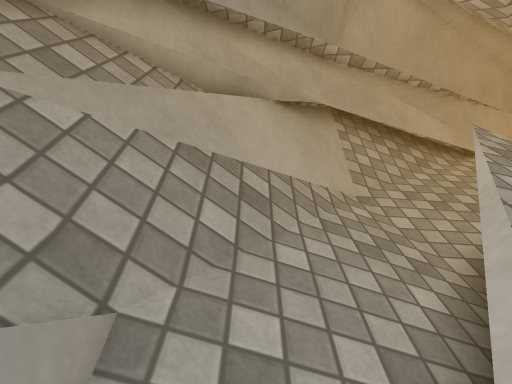
[1] (above)

15 first-person views from a walk through a Unity game level. The camera is 1.2 m above the floor, tilts 14° down and sees 80° across. The floor is counted in squares, 0.5 m on a side. Each view is taken from the middle of a square. On the plan, view 1 faces up. The plan holds only what a view shows up to about 19 squares ahead; the rest is blank. The place goes on beyond the plan. Surface patterns are stand-ins for the level's own textures.

[2]
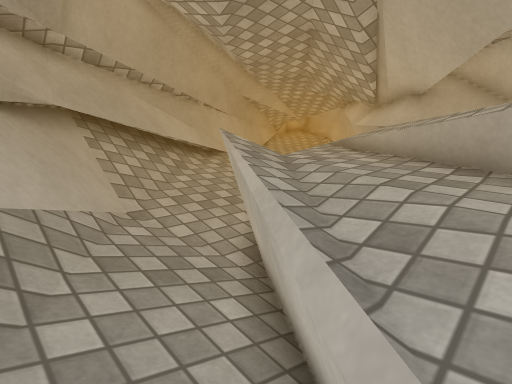

[3]
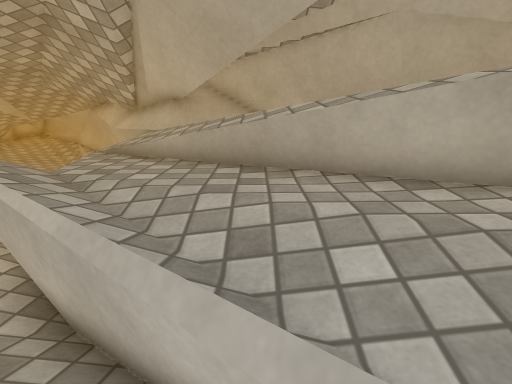

[4]
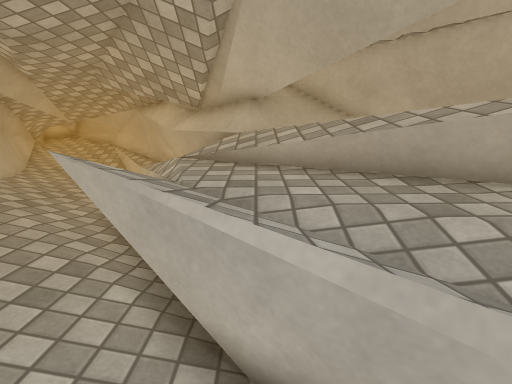

[5]
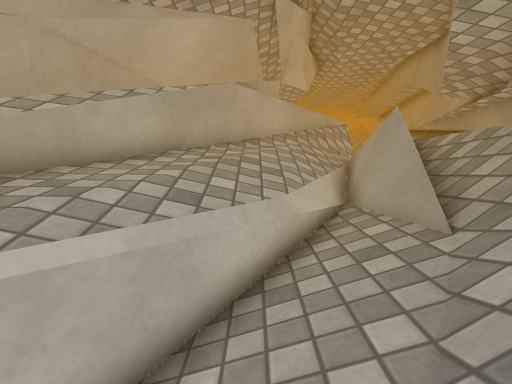

[6]
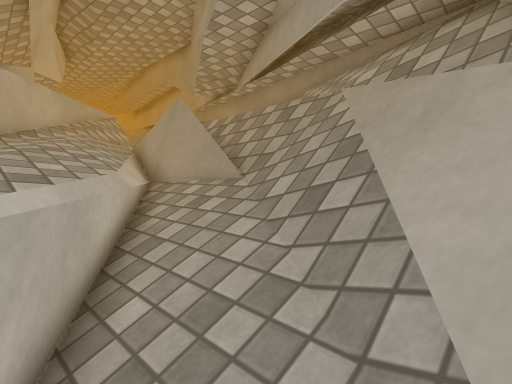

[7]
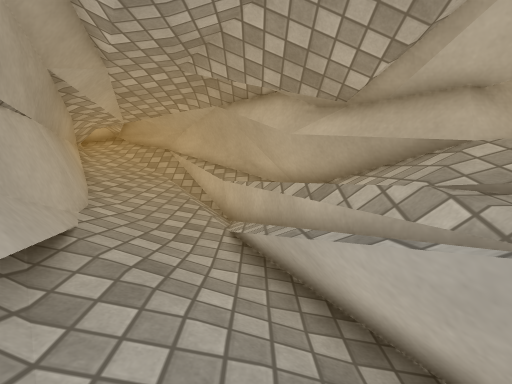

[8]
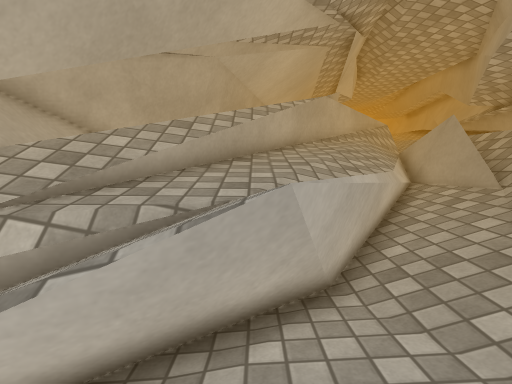

[9]
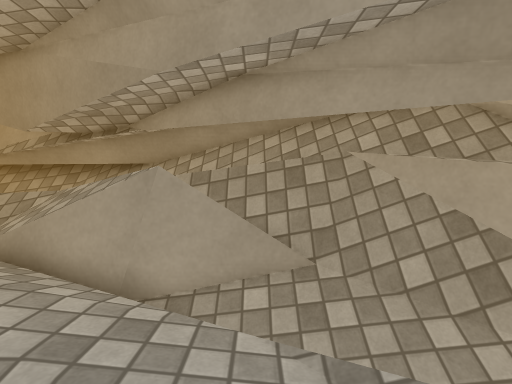

[10]
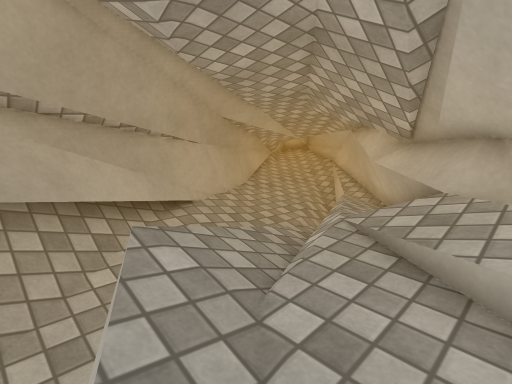

[11]
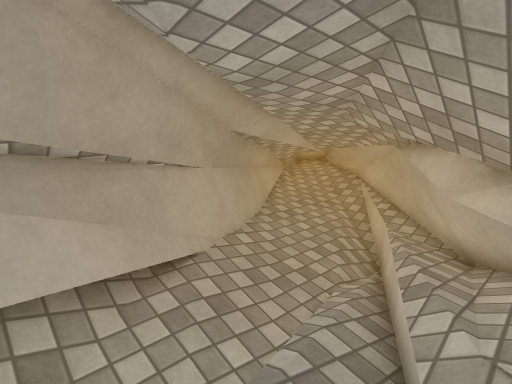

[12]
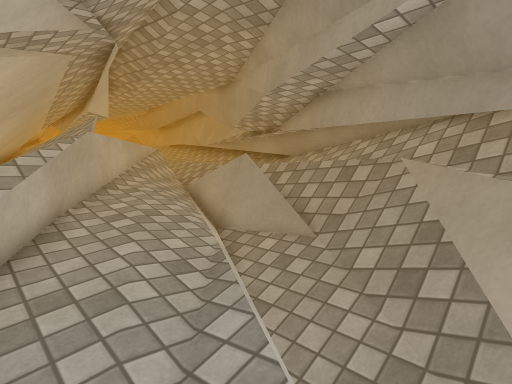

[13]
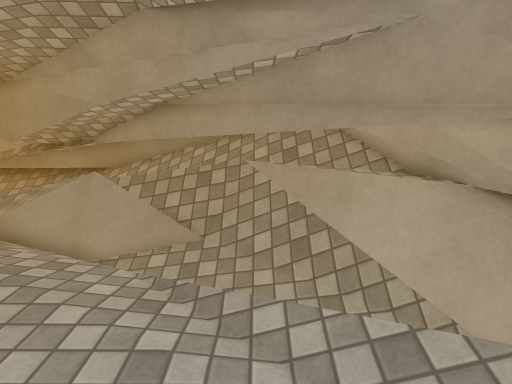

[14]
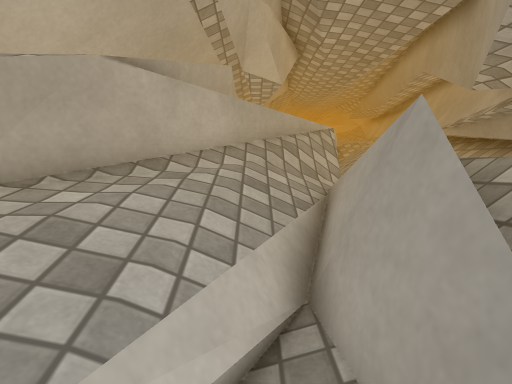

[15]
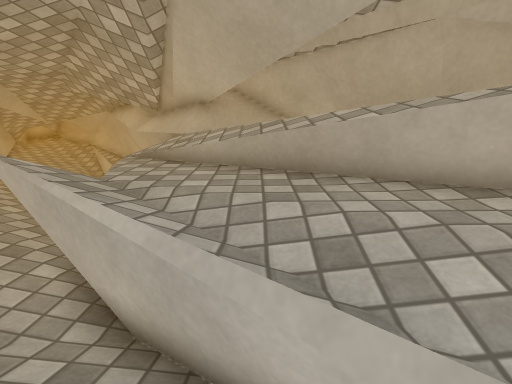

### Floor plan
Key: @ floor where view 1 was taken; # wall or solid block; . main floor; - floor 0.25 m lower than the main floor; _ floor 0.5 m lower than the main floor; < floor 0.75 m lower than the main floor; ( floor 1 m lower than the main floor; / step, stairs or slope; = window, fence, low wall or low ledge; ^ raised ledge; O other object.
Columns run from 9 left of view 1 to 21 right of it. Each row starts with its distance up from view 1.
 16                        ##^
 15                     #####^^
 14                   ###=/<<<<<^ ^
 13              ######///<<<<//###
 12            ####^=__//<<(///###
 11           ###==/__//<((//=###
 10          ###=/_<<//=///#^^##
  9        ####=_<<<==///##^^##
  8       #^^##/<<#=////O#####
  7      ^#^^^#/<(#///// ##
  6     ^^ ^^#//<#/.../####
  5     ^^^^^///(=.... ^^^#
  4     ^^^^///<=-.../   ##
  3    #^^^#//<=-.../   ##
  2    #^ ##/_<=-...#  ###
  1    ^^^##=<=-...=  ##=
  0    ^^^^==@/-..=#####
 -1   ^^^ ^##//..### #
 -2   ^^^^###/-..=####
 -3   ^^ #  //..### ##
 -4   ^^^#////.##   ##
 -5   ^^#/////.=#  ^#
 -6  ^^^#/////=##  ^=
 -7 #### ////=^^   ^
 -8  ##///////^
 -9  ##  /=//##
-10  #    =/ ##
-11 ##    =  ##

Where each view was taken, in squares from view 1:
view 1: 0 up, 0 right, facing up
view 2: 1 up, 0 right, facing up-right
view 3: 2 up, 0 right, facing right
view 4: 5 up, 1 right, facing right
view 5: 7 up, 2 right, facing down
view 6: 8 up, 4 right, facing down-left
view 7: 10 up, 5 right, facing right
view 8: 11 up, 6 right, facing down
view 9: 1 up, 5 right, facing left
view 10: 4 up, 4 right, facing up-right
view 11: 7 up, 6 right, facing up-right
view 12: 7 up, 6 right, facing down-left
view 13: 4 up, 8 right, facing left
view 14: 2 up, 0 right, facing down
view 15: 3 up, 0 right, facing right
